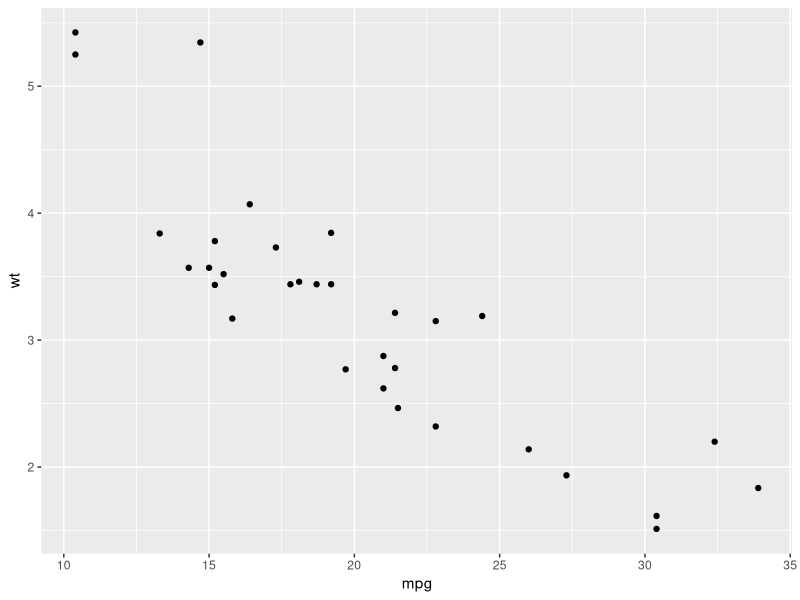
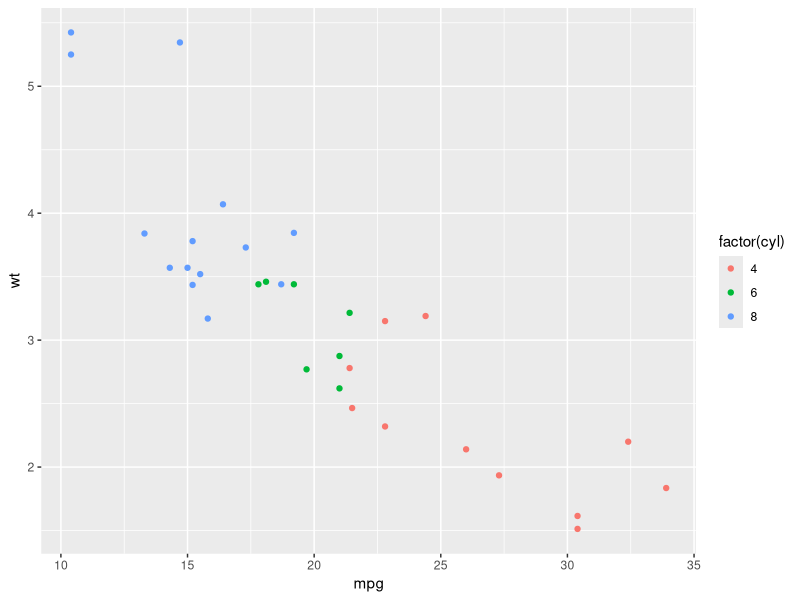
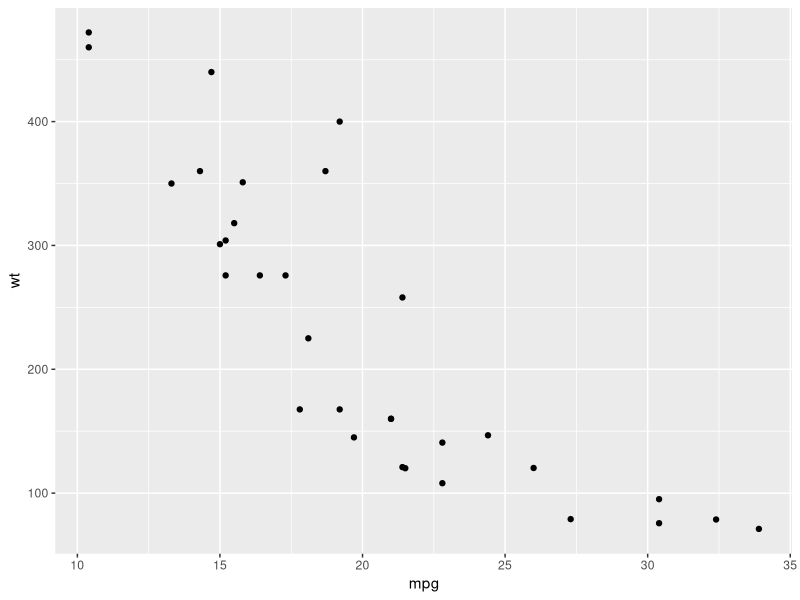
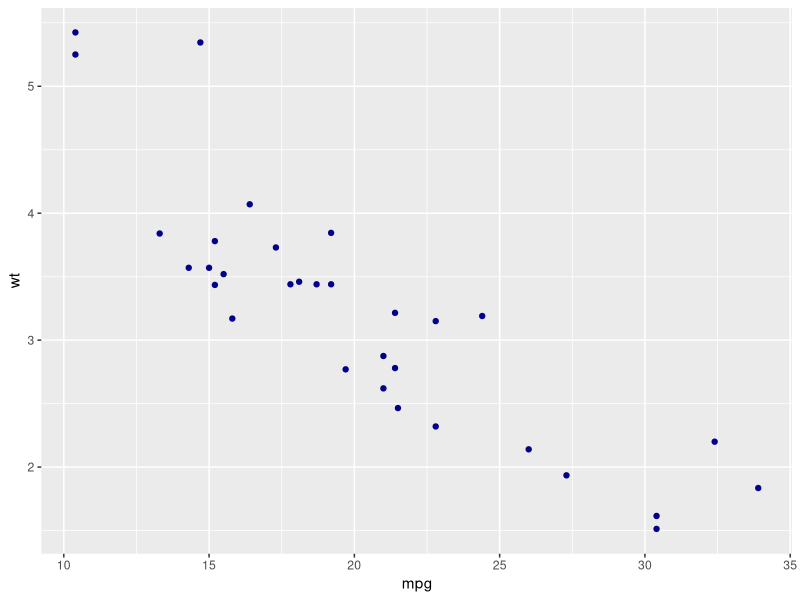
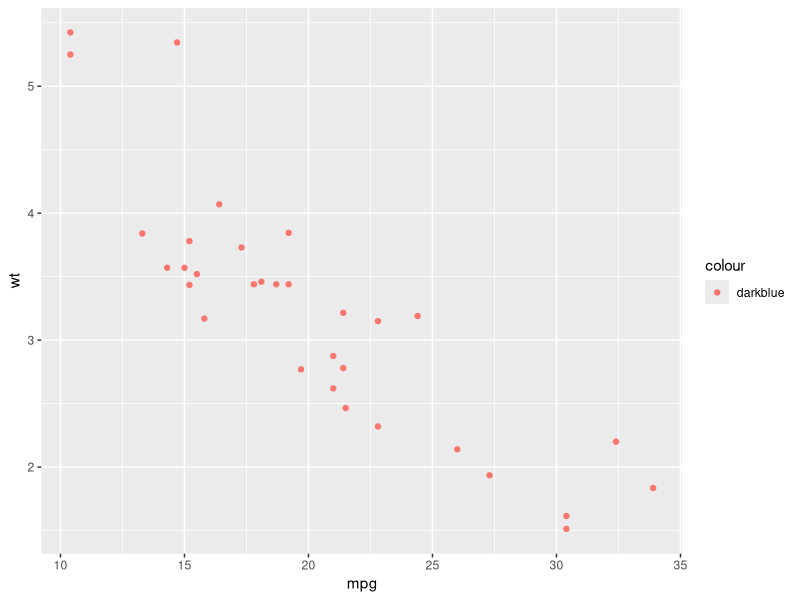

Reproduce these figures in R, in order. (Note: this script raises an error after producing the figures.)
## ---- chunk 1
library("ggplot2")
knitr::opts_chunk$set(cache.path = "cache/layers-", fig.path = "figures/layers-")
## ---- chunk 2
p <- ggplot(msleep, aes(sleep_rem / sleep_total, awake))
summary(p)

p <- p + geom_point()
summary(p)
## ---- chunk 3
p <- ggplot(mtcars)
summary(p)

p <- p + aes(wt, hp)
summary(p)
## ---- chunk 4
p <- ggplot(mtcars, aes(x = mpg, y = wt))
p + geom_point()
## ---- chunk 5
p + geom_point(aes(colour = factor(cyl)))
p + geom_point(aes(y = disp))
## ---- chunk 6
qplot(mpg, wt, data=mtcars, colour = I("darkblue"))
qplot(mpg, wt, data=mtcars, colour = "darkblue")
## ---- chunk 7
qplot(age, height, data=Oxboys, group = Subject, geom="line") +
  geom_smooth(method="lm", se = F)
qplot(age, height, data=Oxboys, group = Subject, geom="line") +
  geom_smooth(aes(group = 1), method="lm", size = 2, se = F)
## ---- chunk 8
df <- data.frame(x = 1:3, y = 1:3, colour = c(1,3,5))
qplot(x, y, data=df, colour=factor(colour), size = I(5)) + 
  geom_line(aes(group = 1), size = 2)
qplot(x, y, data=df, colour=colour, size = I(5)) + geom_line(size = 2)
## ---- chunk 9
xgrid <- with(df, seq(min(x), max(x), length = 50))
interp <- data.frame(
  x = xgrid,
  y = approx(df$x, df$y, xout = xgrid)$y,
  colour = approx(df$x, df$colour, xout = xgrid)$y  
)
qplot(x, y, data = df, colour = colour, size = I(5)) + 
  geom_line(data = interp, size = 2)
## ---- chunk 10
qplot(color, data = diamonds)
qplot(color, data = diamonds, fill = cut)
## ---- chunk 11
ggplot(diamonds, aes(carat)) + 
  geom_histogram(aes(y = ..density..), binwidth = 0.1)
## ---- chunk 12
dplot <- ggplot(diamonds, aes(clarity, fill = cut))
dplot + geom_bar(position = "stack")
dplot + geom_bar(position = "fill")
dplot + geom_bar(position = "dodge")
## ---- chunk 13
dplot + geom_bar(position = "identity")
qplot(clarity, data = diamonds, geom="line", colour = cut, 
  stat="bin", group=cut)
## ---- chunk 14
d <- ggplot(diamonds, aes(carat)) + xlim(0, 3)
d + stat_bin(aes(ymax = ..count..), binwidth = 0.1, geom = "area")
d + stat_bin(aes(size = ..density..), binwidth = 0.1, geom = "point", position="identity")
# new example!!!
#d + stat_bin(aes(y = y, fill = ..count..), binwidth = 0.1, geom = "tile", position="identity") + scale_y_continuous()
## ---- chunk 15
require(nlme, quiet = TRUE, warn.conflicts = FALSE)
model <- lme(height ~ age, data = Oxboys, 
 random = ~ 1 + age | Subject)
oplot <- ggplot(Oxboys, aes(age, height, group = Subject)) + 
  geom_line()
## ---- chunk 16
age_grid <- seq(-1, 1, length = 10)
subjects <- unique(Oxboys$Subject)

preds <- expand.grid(age = age_grid, Subject = subjects)
preds$height <- predict(model, preds)
## ---- chunk 17
oplot + geom_line(data = preds, colour = "#3366FF", size= 0.4)
## ---- chunk 18
Oxboys$fitted <- predict(model)
Oxboys$resid <- with(Oxboys, fitted - height)

oplot %+% Oxboys + aes(y = resid) + geom_smooth(aes(group=1))
## ---- chunk 19
model2 <- update(model, height ~ age + I(age ^ 2))
Oxboys$fitted2 <- predict(model2)
Oxboys$resid2 <- with(Oxboys, fitted2 - height)

oplot %+% Oxboys + aes(y = resid2) + geom_smooth(aes(group=1))
